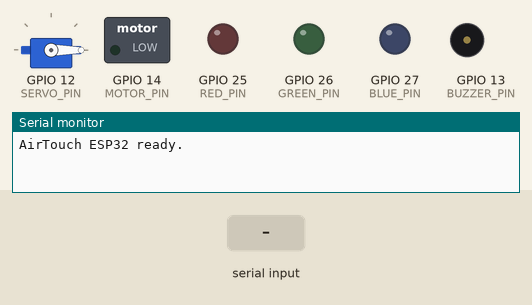
Simulated run of this sketch. Board: ESP32. Shown: servo, switched loads named in the sketch (green lamp = pin HIGH), output pins drawn as LEDs (lit = HIGH), buzzer (waves = sounding), the last lines printed to the serial monitor. The inputs (shaded band) are chosen by the test bench.

Above: at 1.2 s.
1.3 s: "FAN_ON\n" received over Serial
At 2.6 s:
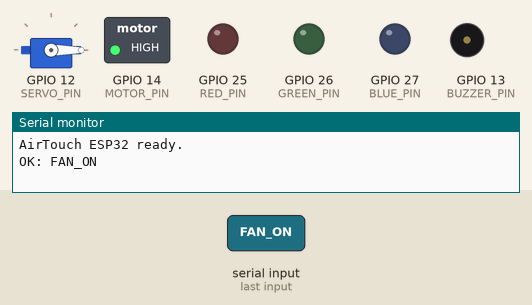
2.9 s: "FAN_OFF\n" received over Serial
At 4.0 s:
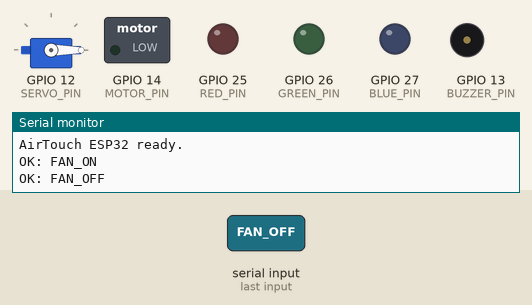
4.5 s: "LED_RED\n" received over Serial
At 5.3 s:
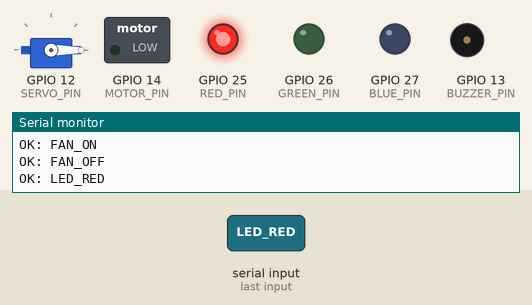
6.1 s: "LED_GREEN\n" received over Serial
At 6.5 s:
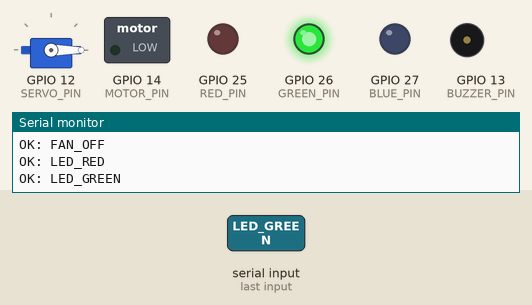
7.7 s: "LED_BLUE\n" received over Serial
At 8.9 s:
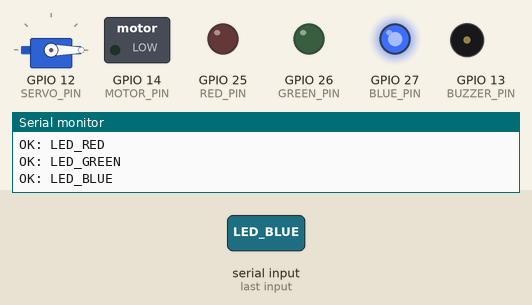
9.3 s: "UNLOCK_DOOR\n" received over Serial
At 10.9 s:
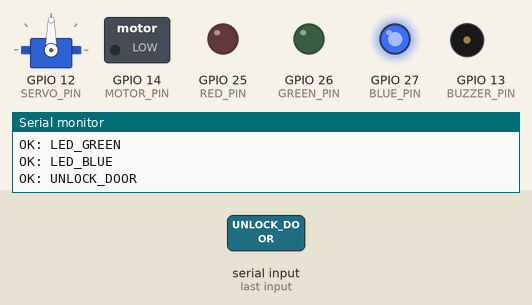
Timing chart, 0 to 12.0 s (numbered marks = the images above; inputs shaded):
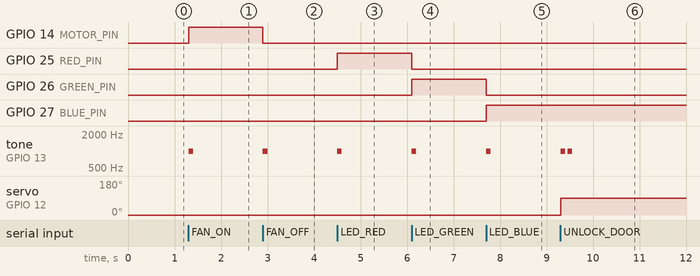

Measured:
- after the input at 1.3 s, GPIO 14 (MOTOR_PIN): LOW → HIGH at once; tone on GPIO 13 (BUZZER_PIN): silent → 1000 Hz at once, → silent 0.10 s later
- after the input at 2.9 s, GPIO 14 (MOTOR_PIN): HIGH → LOW at once; tone on GPIO 13 (BUZZER_PIN): silent → 1000 Hz at once, → silent 0.10 s later
- after the input at 4.5 s, GPIO 25 (RED_PIN): LOW → HIGH at once; tone on GPIO 13 (BUZZER_PIN): silent → 1000 Hz at once, → silent 0.10 s later
- after the input at 6.1 s, GPIO 25 (RED_PIN): HIGH → LOW at once; GPIO 26 (GREEN_PIN): LOW → HIGH at once; tone on GPIO 13 (BUZZER_PIN): silent → 1000 Hz at once, → silent 0.10 s later
- after the input at 7.7 s, GPIO 26 (GREEN_PIN): HIGH → LOW at once; GPIO 27 (BLUE_PIN): LOW → HIGH at once; tone on GPIO 13 (BUZZER_PIN): silent → 1000 Hz at once, → silent 0.10 s later
- after the input at 9.3 s, tone on GPIO 13 (BUZZER_PIN): alternates 1000 Hz for 0.10 s and silent for 0.05 s, 4 changes in all, then stays silent, starting at once; servo on GPIO 12 (SERVO_PIN): 0° → 90° at once

The sketch:

airtouch_controller_esp32.ino
```cpp
#include <ESP32Servo.h>

const int RED_PIN = 25;
const int GREEN_PIN = 26;
const int BLUE_PIN = 27;
const int MOTOR_PIN = 14;
const int SERVO_PIN = 12;
const int BUZZER_PIN = 13;

const int LOCK_ANGLE = 0;
const int UNLOCK_ANGLE = 90;

Servo doorServo;
String inputBuffer = "";

void setup() {
  Serial.begin(9600);

  pinMode(RED_PIN, OUTPUT);
  pinMode(GREEN_PIN, OUTPUT);
  pinMode(BLUE_PIN, OUTPUT);
  pinMode(MOTOR_PIN, OUTPUT);
  pinMode(BUZZER_PIN, OUTPUT);

  doorServo.attach(SERVO_PIN);
  doorServo.write(LOCK_ANGLE);

  setLED(0, 0, 0);
  digitalWrite(MOTOR_PIN, LOW);

  Serial.println("AirTouch ESP32 ready.");
}

void loop() {
  while (Serial.available() > 0) {
    char c = Serial.read();
    if (c == '\n') {
      handleCommand(inputBuffer);
      inputBuffer = "";
    } else {
      inputBuffer += c;
    }
  }
}

void handleCommand(String cmd) {
  cmd.trim();

  if (cmd == "FAN_ON") {
    digitalWrite(MOTOR_PIN, HIGH);
    beep(1);
  } else if (cmd == "FAN_OFF") {
    digitalWrite(MOTOR_PIN, LOW);
    beep(1);
  } else if (cmd == "LED_RED") {
    setLED(255, 0, 0);
    beep(1);
  } else if (cmd == "LED_GREEN") {
    setLED(0, 255, 0);
    beep(1);
  } else if (cmd == "LED_BLUE") {
    setLED(0, 0, 255);
    beep(1);
  } else if (cmd == "LED_OFF") {
    setLED(0, 0, 0);
    beep(1);
  } else if (cmd == "LOCK_DOOR") {
    doorServo.write(LOCK_ANGLE);
    beep(2);
  } else if (cmd == "UNLOCK_DOOR") {
    doorServo.write(UNLOCK_ANGLE);
    beep(2);
  } else {
    Serial.println("ERR: Unknown command -> " + cmd);
    return;
  }

  Serial.println("OK: " + cmd);
}

void setLED(int r, int g, int b) {
  analogWrite(RED_PIN, r);
  analogWrite(GREEN_PIN, g);
  analogWrite(BLUE_PIN, b);
}

void beep(int times) {
  for (int i = 0; i < times; i++) {
    tone(BUZZER_PIN, 1000, 100);
    delay(150);
  }
}
```
